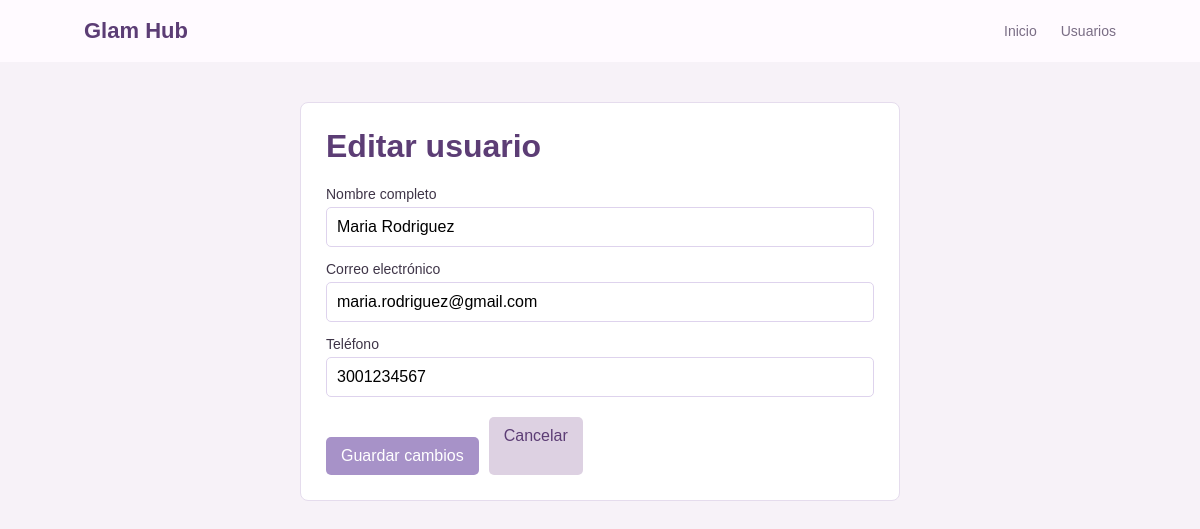
/registro.php?id=1, run on the app's committed database.
### tables this page shows
CREATE TABLE Usuarios (
 IdUsuario INT AUTO_INCREMENT PRIMARY KEY,
 NombreUsuario VARCHAR(100),
 CorreoUsuario VARCHAR(150),
 PasswordUsuario VARCHAR(255),
 TelefonoUsuario VARCHAR(30)
);

### registro.php (the view, shortened to what this page needs)
<?php
require 'conexion.php';
function escapar(string $valor): string
{
	return htmlspecialchars($valor, ENT_QUOTES, 'UTF-8');
}
$id = filter_var($_GET['id'] ?? $_POST['id'] ?? null, FILTER_VALIDATE_INT);
$esEdicion = $id !== false && $id !== null;
$usuario = [
	'IdUsuario' => '',
	'NombreUsuario' => '',
	'CorreoUsuario' => '',
	'TelefonoUsuario' => '',
];
if ($esEdicion) {
	$sentencia = $conexion->prepare(
		'SELECT IdUsuario, NombreUsuario, CorreoUsuario, TelefonoUsuario
		 FROM Usuarios WHERE IdUsuario = :id'
	);
	$sentencia->execute([':id' => $id]);
	$usuario = $sentencia->fetch(PDO::FETCH_ASSOC);
}
?>
<!DOCTYPE html>
<html lang="es">
<head>
	<link rel="stylesheet" href="css/estilos.css">
</head>
<body>
	<nav class="navbar" aria-label="Navegación principal">
		<a class="logo" href="index.php">Glam Hub</a>
		<ul class="nav-links">
			<li><a href="index.php">Inicio</a></li>
			<li><a href="usuarios.php">Usuarios</a></li>
		</ul>
	</nav>
	<main class="container form-container">
		<h1><?= $esEdicion ? 'Editar usuario' : 'Registrar usuario' ?></h1>
		<form method="post">
			<label for="nombre">Nombre completo</label>
			<input id="nombre" type="text" name="nombre" required maxlength="100" value="<?= escapar((string) $usuario['NombreUsuario']) ?>">
			<label for="correo">Correo electrónico</label>
			<input id="correo" type="email" name="correo" required maxlength="150" value="<?= escapar((string) $usuario['CorreoUsuario']) ?>">
			<label for="telefono">Teléfono</label>
			<input id="telefono" type="text" name="telefono" maxlength="30" value="<?= escapar((string) $usuario['TelefonoUsuario']) ?>">
			<div class="buttons">
				<button type="submit"><?= $esEdicion ? 'Guardar cambios' : 'Registrar usuario' ?></button>
				<a class="action-link secondary-link" href="usuarios.php">Cancelar</a>
			</div>
		</form>
	</main>
</body>
</html>

### css/estilos.css (style rules this page uses)
* { box-sizing: border-box; }
body { background: #f7f2f8; color: #3f3548; font-family: Arial, sans-serif; margin: 0; }
.navbar { align-items: center; background: #fffaff; display: flex; justify-content: space-between; padding: 18px 7%; }
.logo { color: #5c3d75; font-size: 22px; font-weight: 700; text-decoration: none; }
.nav-links { display: flex; gap: 24px; list-style: none; margin: 0; padding: 0; }
.nav-links a { color: #7a6d85; font-size: 14px; text-decoration: none; }
.container { background: #fff; border: 1px solid #e5dced; border-radius: 8px; margin: 40px auto; max-width: 1000px; padding: 25px; width: 90%; }
.form-container { max-width: 600px; }
h1 { color: #5c3d75; margin-top: 0; }
label { display: block; font-size: 14px; margin: 14px 0 5px; }
input { border: 1px solid #ded3ed; border-radius: 5px; font: inherit; padding: 10px; width: 100%; }
button, .button, .action-link { background: #a792c8; border: 0; border-radius: 5px; color: #fff; cursor: pointer; display: inline-block; font: inherit; padding: 10px 15px; text-decoration: none; }
button, .form-button { margin-top: 20px; }
.secondary-link { background: #ddd1e2; color: #5c3d75; }
.buttons { display: flex; gap: 10px; margin-top: 20px; }

### data on the page
usuarios: nombre "Maria Rodriguez", correo "maria.rodriguez@gmail.com", telefono "3001234567"
